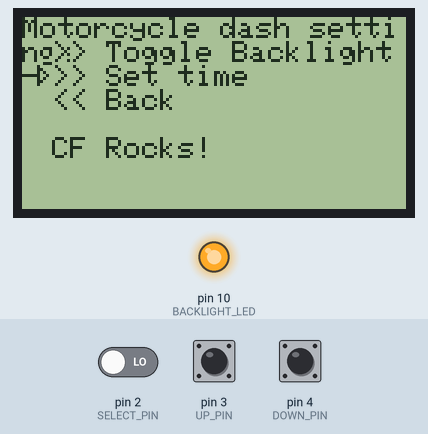
Simulated run of this sketch. Board: Arduino Uno, built for the host (arithmetic inside an expression is 32-bit, double 64-bit). On the bench: 128×64 one-colour display, output pins drawn as LEDs (lit = HIGH). The test bench sets the inputs (shaded band); at power-on: pin 4 (DOWN_PIN) LOW, pin 3 (UP_PIN) LOW, pin 2 (SELECT_PIN) LOW.

Above: at 1.7 s.
1.8 s: pin 4 (DOWN_PIN) pulled HIGH for 1 s
At 2.3 s:
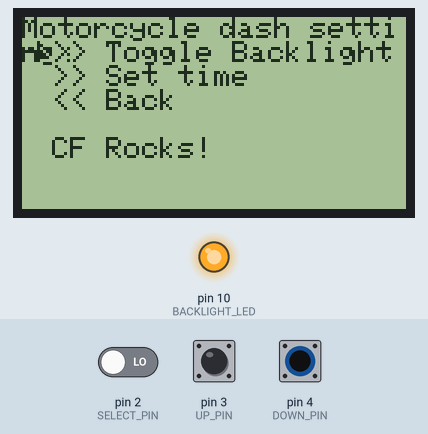
4.3 s: pin 3 (UP_PIN) pulled HIGH for 0.15 s
At 5.1 s:
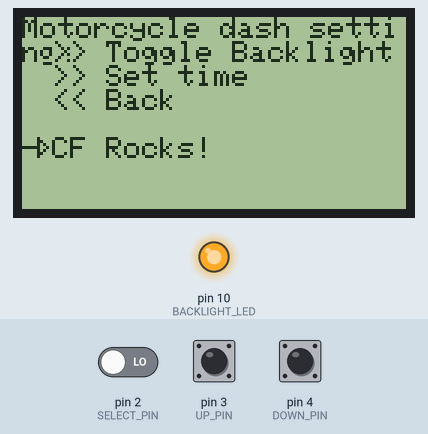
5.9 s: pin 4 (DOWN_PIN) pulled HIGH for 0.15 s
At 5.93 s:
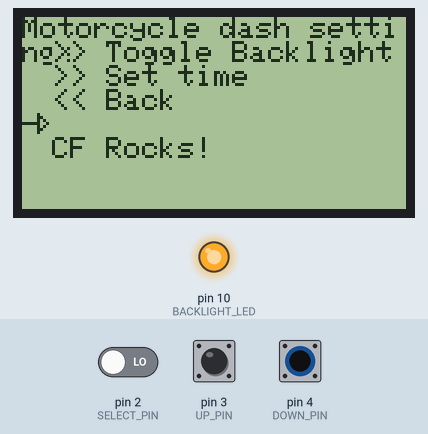
Timing chart, 0 to 8.9 s (numbered marks = the images above; inputs shaded):
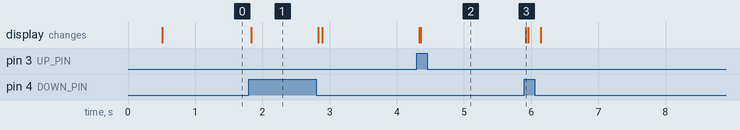

The sketch:

displaytest2.ino
```cpp
/*
 simple_menu.pde - 11/2011
 Basic example of ST7565_Menu Arduino library.

 Remember the ST7565 uses 3.3v, so a level shifter
 is needed if using a standard Arduino board.
 See Adafruit tutorial for more details:
  http://www.ladyada.net/learn/lcd/st7565.html
*/

#include <ST7565.h> // Adafruit LCD library
#include <ST7565_Menu.h>

// Menu controls:
#define UP_PIN     3
#define DOWN_PIN   4
#define SELECT_PIN 2

// LCD pins:
#define BACKLIGHT_LED 10
#define LCD_SID  9
#define LCD_SCLK 8
#define LCD_A0   7
#define LCD_RST  6
#define LCD_CS   5

// Must create an ST7565 instance before Menu:
ST7565 glcd(LCD_SID, LCD_SCLK, LCD_A0, LCD_RST, LCD_CS);

// Create Menu with control pins and address of glcd:
Menu menu(UP_PIN, DOWN_PIN, SELECT_PIN, &glcd);
int backlight_state = 0;

void setup() {
  pinMode(BACKLIGHT_LED, OUTPUT);
  glcd.begin(0x18); // Initialise LCD
  delay(10); // Just to be safe
  toggle_backlight();
  show_menu();  // Create menu
}

void show_menu() {
  // Title always shown on first line:
  menu.set_title("Motorcycle dash settings");

  // Create an item which will call toggle_backlight()
  // when selected:
  menu.add_item(">> Toggle Backlight", toggle_backlight);

  // Add a couple items that do nothing when selected:
  menu.add_item(">> Set time");
  menu.add_item("<< Back");
  menu.add_item(" ");
  menu.add_item("CF Rocks!");
}

void toggle_backlight() {
  backlight_state = backlight_state^1;
  digitalWrite(BACKLIGHT_LED, backlight_state);
}

void loop() {
  menu.update();
}
```

Measured:
- after the input at 1.8 s, the display: changes at once (image 1)
- after the input at 4.3 s, the display: first changes at once (image 2 shows a later state)
- after the input at 5.9 s, the display: changes at once (image 3)
